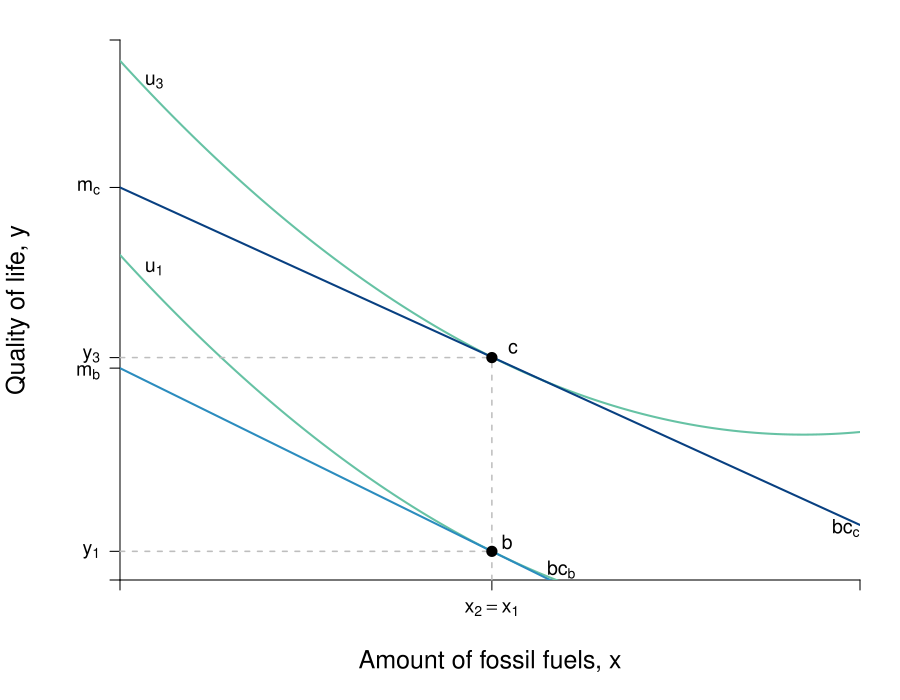

Reproduce this figure in R.
require(shape)
pdf(file = "indmarketdemand/carbon_tax_2.pdf", width = 9, height = 7)

#Set parameters for graphics
axislabelsize <- 1.5
labelsize <- 1.2
graphlinewidth <- 2
segmentlinewidth <- 1.5

COL <- c("#7fc97f", "#beaed4", "#fdc086", "#ffff99", "#386cb0", "#f0027f", "#bf5b17", "#666666")
COLA <- c("#e0f3db", "#99d8c9","#66c2a4","#41ae76", "#238b45", "#005824")
COLB <- c("#c6dbef", "#4eb3d3", "#2b8cbe", "#0868ac","#084081")
COLC <- c("#fcfbfd", "#efedf5", "#dadaeb", "#bcbddc", "#9e9ac8", "#807dba", "#6a51a3", "#54278f", "#3f007d")

par(mar =  c(6, 6, 2, 2))

mrsA <- function(x, rmax = 10, xmax = 20) {
  rmax - (rmax/xmax)*x
}


uA <- function(x, y, rmax = 3, xmax = 12) {
  y - rmax*x + (1/2)*(rmax/xmax)*x^2
}

indiffA1 <- function(x, uA = 10, rmax = 2.5, xmax = 10) {
  uA - rmax*x + (1/2)*(rmax/xmax)*(x^2)
}

offerCurve <- function(x, w, rmax = 2, xmax = 12) {
  w - rmax*x + (rmax/xmax)*x^2
}

bcA <- function(x, w, p) {
  w - p*x
}


xlims <- c(0, 13)
ylims <- c(0, 26)

npts <- 501 
x <- seq(xlims[1], xlims[2], length.out = npts)
y <- seq(ylims[1], ylims[2], length.out = npts) 
#a <- c(13, 16.75, 19.25)
a <- c(25.65, 23.5, 15)

plot(0, 0, xlim = xlims, ylim = ylims, type = "n",
     xlab = expression(paste("")),
     ylab = expression(paste("")), 
     xaxt = "n", 
     yaxt = "n", 
     cex.lab = axislabelsize, 
     bty = "n",
     xaxs="i", 
     yaxs="i")

# ticksy <- seq(from = ylims[1], to = ylims[2], by = 1)
# ylabels <- seq(from = ylims[1], to = ylims[2], by = 1)
# ticksx <- seq(from = xlims[1], to = xlims[2], by = 1)
# xlabels <- seq(from = xlims[1], to = xlims[2], by = 1)
ticksy <- c(0, 1.38, 10.2, 10.709, 18.9, ylims[2])
ticksy_mod <- c(10, 10.8)
ylabels_mod <- c(expression(paste(m[b])), expression(paste(y[3])))
ylabels <- c(NA, expression(paste(y[1])), NA, NA, expression(paste(m[c])), NA)
ticksx <- c(0, 6.533, xlims[2])
xlabels <- c(NA, expression(paste(x[2] == x[1])), NA)

axis(1, at = ticksx, pos = 0, labels = xlabels, cex.axis = labelsize)
axis(2, at = ticksy_mod, pos = 0, labels = ylabels_mod, tick = FALSE, las = 1, cex.axis = labelsize)
axis(2, at = ticksy, pos = 0, las = 1, labels = ylabels, cex.axis = labelsize)

npts <- 500 
xx1 <- seq(xlims[1], xlims[2], length.out = npts)

lines(xx1, uA(xx1, y = 15.65), col = COLA[3], lwd = graphlinewidth)
# lines(xx1, uA(xx1, y = 23.5), col = COLA[3], lwd = graphlinewidth)
lines(xx1, uA(xx1, y = 25), col = COLA[3], lwd = graphlinewidth)

#lines(xx1, bcA(xx1, w = 10, p = 1.5), col = COLB[3], lwd = graphlinewidth)
lines(xx1, bcA(xx1, w = 18.9, p = 1.25), col = COLB[5], lwd = graphlinewidth)
lines(xx1, bcA(xx1, w = 10.2, p = 1.35), col = COLB[3], lwd = graphlinewidth)
#lines(xx1, bcA(xx1, w = 10.2, p = 0.418), col = COLB[3], lwd = graphlinewidth)

#Label the axes
#mtext(expression(paste("Fossil fuels, ", x)), side=1, line = 2.5, cex = axislabelsize)
text(0.5*xlims[2], ylims[1] - 0.15*ylims[2], expression(paste("Amount of fossil fuels, ", x)), xpd = TRUE, cex = axislabelsize) 
text(-1.8, 0.5*ylims[2], expression(paste("Quality of life, ", y)), xpd = TRUE, cex = axislabelsize, srt = 90) 

#Label the indifference curves
#text(11.8, 1.3, expression(u[1]), cex = labelsize)


#Label the price lines
#text(8, 1.7, expression(paste(bc[1])))


#Add the contour plot for the indifference curves
#contour(x, y, 
#        outer(x, y, uA),
#        drawlabels = FALSE,
#        col = COLA[3],
#        lwd = graphlinewidth,
#        levels = a, 
#        xaxs="i", 
#        yaxs="i", 
#        add = TRUE)

#Segments for points on Offer curve
segments(0, 10.709, 6.553, 10.709, lty = 2, col = "gray" , lwd = segmentlinewidth)
segments(6.533, 0, 6.533, 10.709, lty = 2, col = "gray" , lwd = segmentlinewidth)
segments(0, 1.38, 6.553, 1.38, lty = 2, col = "gray" , lwd = segmentlinewidth)
# segments(10.493, 0, 10.493, 5.784, lty = 2, col = "gray" , lwd = segmentlinewidth)
# segments(0, 5.784, 10.493, 5.784, lty = 2, col = "gray" , lwd = segmentlinewidth)
#segments(10.5, 0, 10.5, 7.375, lty = 2, col = "gray" , lwd = segmentlinewidth)

#Annotate points on offer curve mrs = p for each of p = 1, 0.5, 0.25
#Where mrs = 2 - (1/6)*x
points(6.533, 10.709, pch = 16, col = "black", cex = 1.5)
#points(10.493, 5.784, pch = 16, col = "black", cex = 1.5)
points(6.533, 1.38, pch = 16, col = "black", cex = 1.5)

#text(10.493 + .35, 5.784 + .45, expression(paste(a)), cex = labelsize)
text(6.45  + .35, 1.38 + .45, expression(paste(b)), cex = labelsize)
text(6.553 + .35, 10.709 + .45, expression(paste(c)), cex = labelsize)

text(0.6, 15, expression(paste(u[1])), cex = labelsize)
# text(0.6, 21, expression(paste(u[2])), cex = labelsize)
text(0.6, 24, expression(paste(u[3])), cex = labelsize)


text(7.75, 0.5, expression(paste(bc[b])), cex = labelsize)
#text(12.75, 4.5, expression(paste(bc[a])), cex = labelsize)
text(12.75, 2.5, expression(paste(bc[c])), cex = labelsize)

dev.off()
